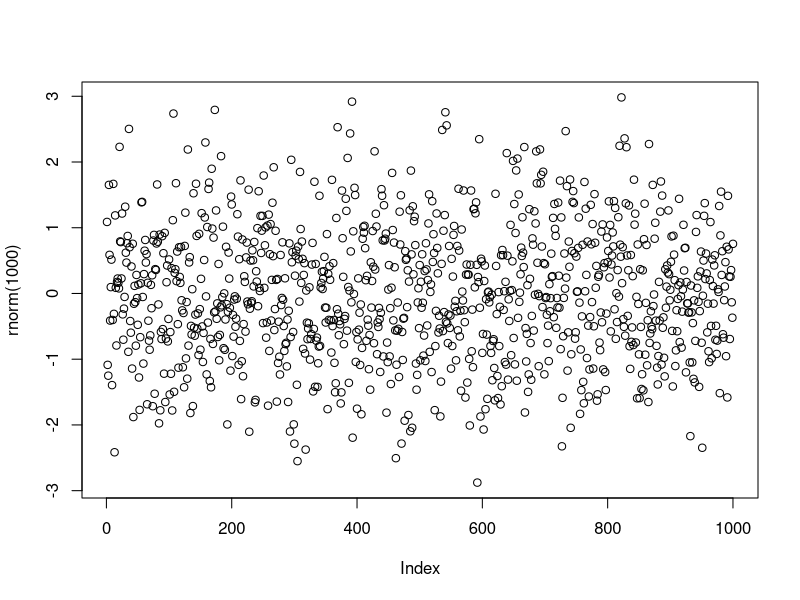
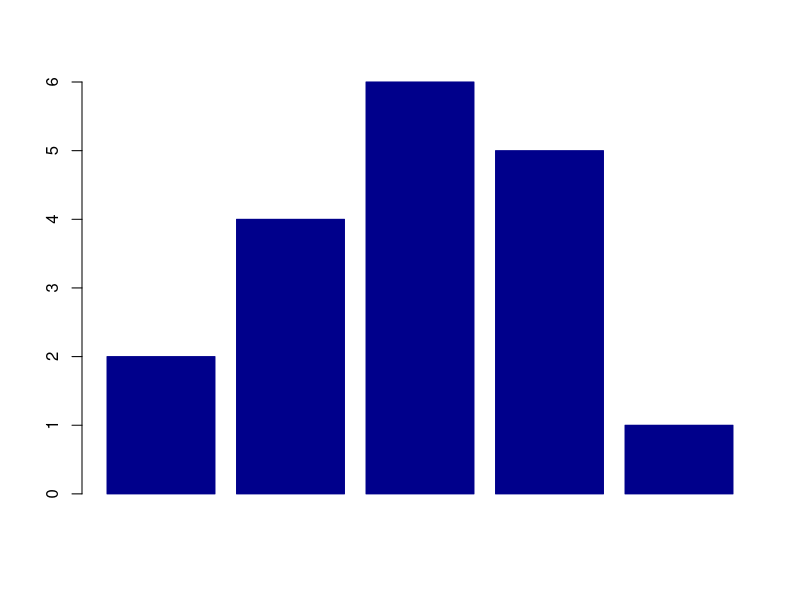

Reproduce these figures in R, in order.
## ---- chunk 1
knitr::opts_chunk$set(echo = TRUE)
knitr::opts_chunk$set(dev = 'svg')
## ---- chunk 2

plot(rnorm(1000))

## ---- chunk 3

barplot(c(2,4,6,5,1), col="#00008B", border = "#00008B")

